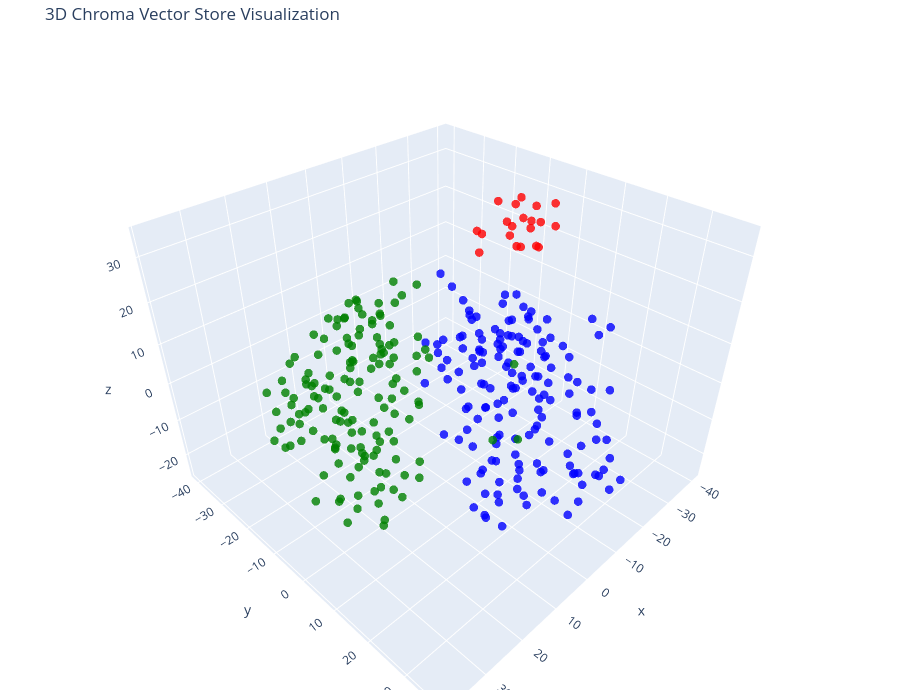

Here is the notebook cell this chart was saved with:
### Code cell
# Let's try 3D!

tsne = TSNE(n_components=3, random_state=42)
reduced_vectors = tsne.fit_transform(vectors)

# Create the 3D scatter plot
fig = go.Figure(data=[go.Scatter3d(
    x=reduced_vectors[:, 0],
    y=reduced_vectors[:, 1],
    z=reduced_vectors[:, 2],
    mode='markers',
    marker=dict(size=5, color=colors, opacity=0.8),
    text=[f"Type: {t}<br>Text: {d[:100]}..." for t, d in zip(categories, documents)],
    hoverinfo='text'
)])

fig.update_layout(
    title='3D Chroma Vector Store Visualization',
    scene=dict(xaxis_title='x', yaxis_title='y', zaxis_title='z'),
    width=900,
    height=700,
    margin=dict(r=20, b=10, l=10, t=40)
)

fig.show()

### Figure 1 — Plotly figure (JSON) as saved in the notebook; plotly's stock layout.template omitted (floating-point values rounded to 4 significant figures; data arrays with more than 128 entries replaced by an {"elided": "..."} marker saying what was removed)
{"data": [{"hoverinfo": "text", "marker": {"color": {"elided": "323 str values"}, "opacity": 0.8, "size": 5}, "mode": "markers", "text": {"elided": "323 str values"}, "type": "scatter3d", "x": {"elided": "323 float values"}, "y": {"elided": "323 float values"}, "z": {"elided": "323 float values"}}], "layout": {"height": 700, "margin": {"b": 10, "l": 10, "r": 20, "t": 40}, "scene": {"xaxis": {"title": {"text": "x"}}, "yaxis": {"title": {"text": "y"}}, "zaxis": {"title": {"text": "z"}}}, "title": {"text": "3D Chroma Vector Store Visualization"}, "width": 900}}
